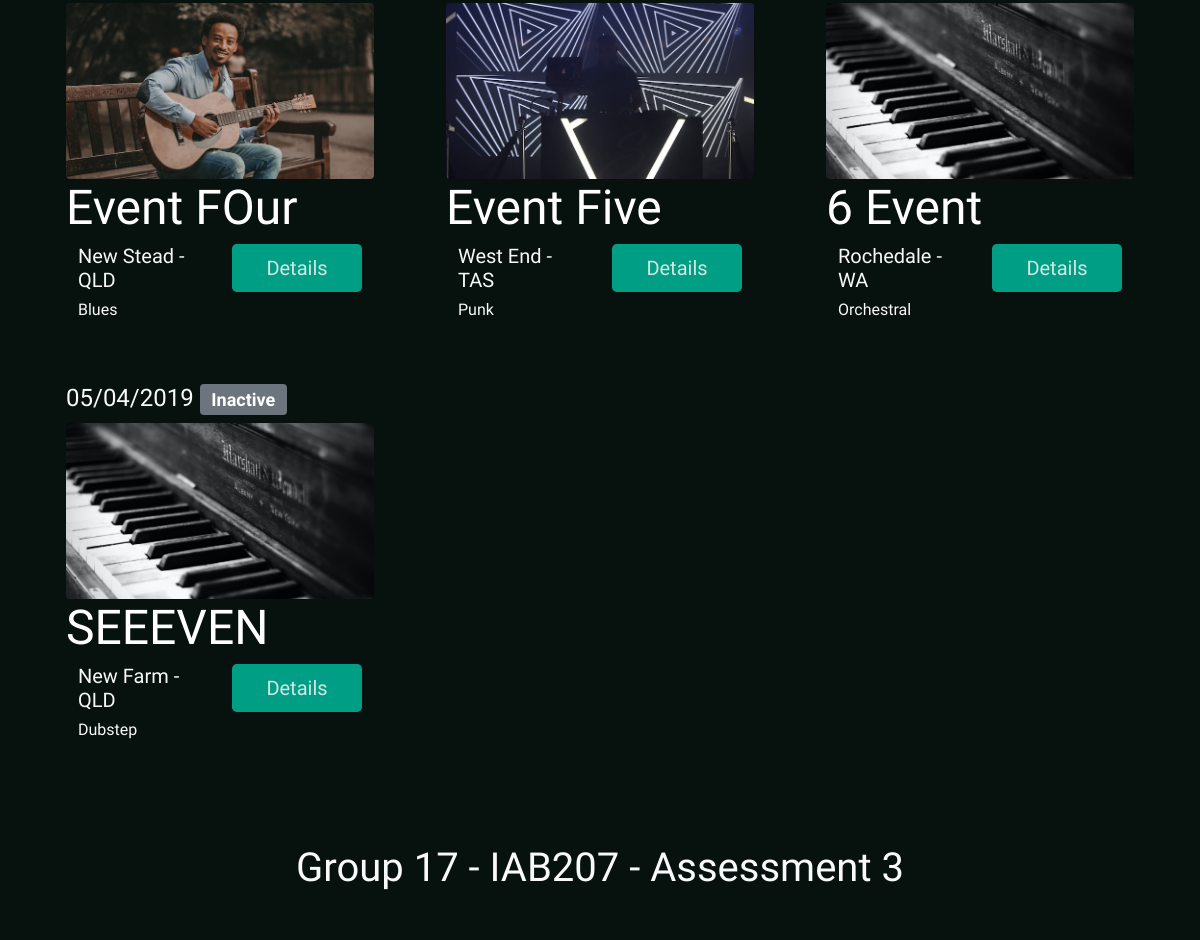
The app's page / (lower part), older data.
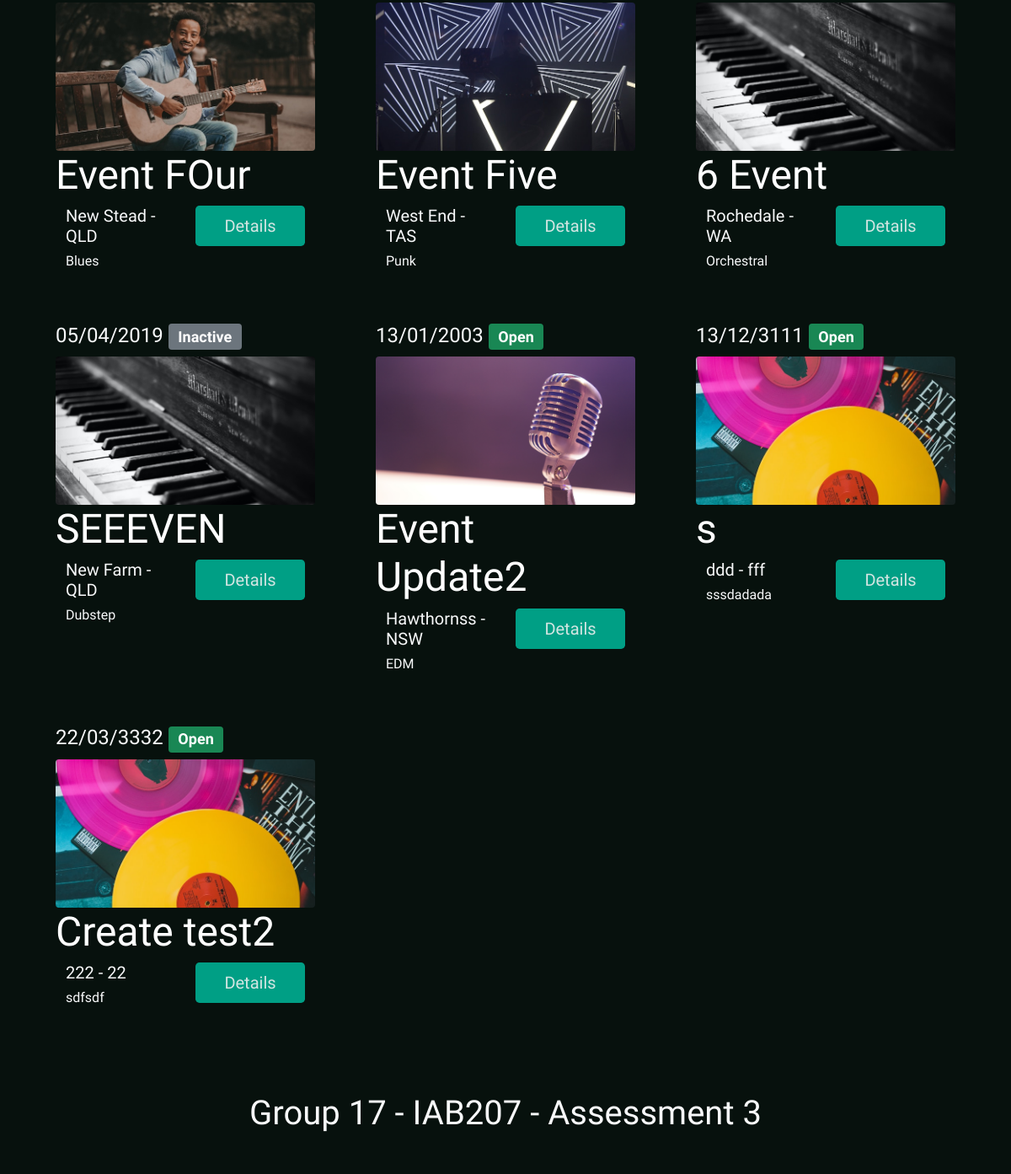
The same page, newer data.
### website/models.py (models this page shows, shortened)
class Event(db.Model):
    __tablename__ = 'events'
    eventID = db.Column(db.Integer, primary_key=True)
    eventName = db.Column(db.String(100), index=True, nullable=False)
    suburb = db.Column(db.String(100), index=True, nullable=False)
    state = db.Column(db.String(100), index=True, nullable=False)
    dateTime = db.Column(db.Date, nullable=False, default=date)
    genres = db.Column(db.String(100), nullable=False)
    status = db.Column(db.Enum(EventStatusEnum), nullable=False)
    imagePath = db.Column(db.String(200), nullable=False)
    userID = db.Column(db.Integer, db.ForeignKey('users.userID'))
    eventDetail = db.relationship('EventDetail', backref='event', uselist=False)
    ticketType = db.relationship('TicketType', backref='event')
    bookings = db.relationship('Booking', backref='event')
    comments = db.relationship('Comment', backref='event')

### website/views.py (the view)
@bp.route('/')
def index():
    events = db.session.scalars(db.select(Event)).all()
    return render_template('index.html', events = events)

### website/templates/index.html (shortened to what this page needs)
{% extends 'base.html' %}
{% block content %}
<div class="container-fluid backgroundDarkNoGradient">
    <div class="container text-light">
        <div class="row">
            {% for event in events %}
            <div class="col-xl-4 col-lg-6 col-sm-12">
                <div class="m-2 mb-5">
                    <div class="m-2">
                        <div class="m-2 text-center text-md-start">
                            <h4>{{event.dateTime.strftime('%d/%m/%Y')}}
                                {% if event.status.value == 'Open' %}
                                <span class="badge bg-success">{{event.status.value}}</span>
                            </h4>
                            {% elif event.status.value == 'Cancelled' %}
                            <span class="badge bg-danger">{{event.status.value}}</span></h4>
                            {% elif event.status.value == 'SoldOut' %}
                            <span class="badge bg-warning text-dark">Sold Out</span></h4>
                            {% else %}
                            <span class="badge bg-secondary">{{event.status.value}}</span></h4>
                            {% endif %}
                            <img class="img-fluid rounded eventImgHomePage"
                                src="{{ url_for('static',filename=event.imagePath) }}" alt="Beauty Of Bach Photo">
                            <h1 class="display-5">{{event.eventName}}</h1>
                        </div>
                        <div class="row m-2 text-center text-md-start">
                            <div class="col-12 col-md-6">
                                <h5>{{event.suburb}} - {{event.state}}</h5>
                                <h6>{{event.genres}}</h6>
                            </div>
                            <div class="col-12 col-md-6">
                                <button class="btn btn-lg buttonGreenBg w-100"
                                    onclick="location.href='/details/{{event.eventID}}'">Details</button>
                            </div>
                        </div>
                    </div>
                </div>
            </div>
            {% endfor %}
        </div>
    </div>
    {% endblock %}

Row changes from the older to the newer data that the page shows:
added Event: dateTime "13/01/2003", status.value "Open", imagePath (picture), eventName "Event Update2", suburb "Hawthornss", state "NSW", genres "EDM"
added Event: dateTime "13/12/3111", status.value "Open", imagePath (picture), eventName "s", suburb "ddd", state "fff", genres "sssdadada"
added Event: dateTime "22/03/3332", status.value "Open", imagePath (picture), eventName "Create test2", suburb "222", state "22", genres "sdfsdf"
